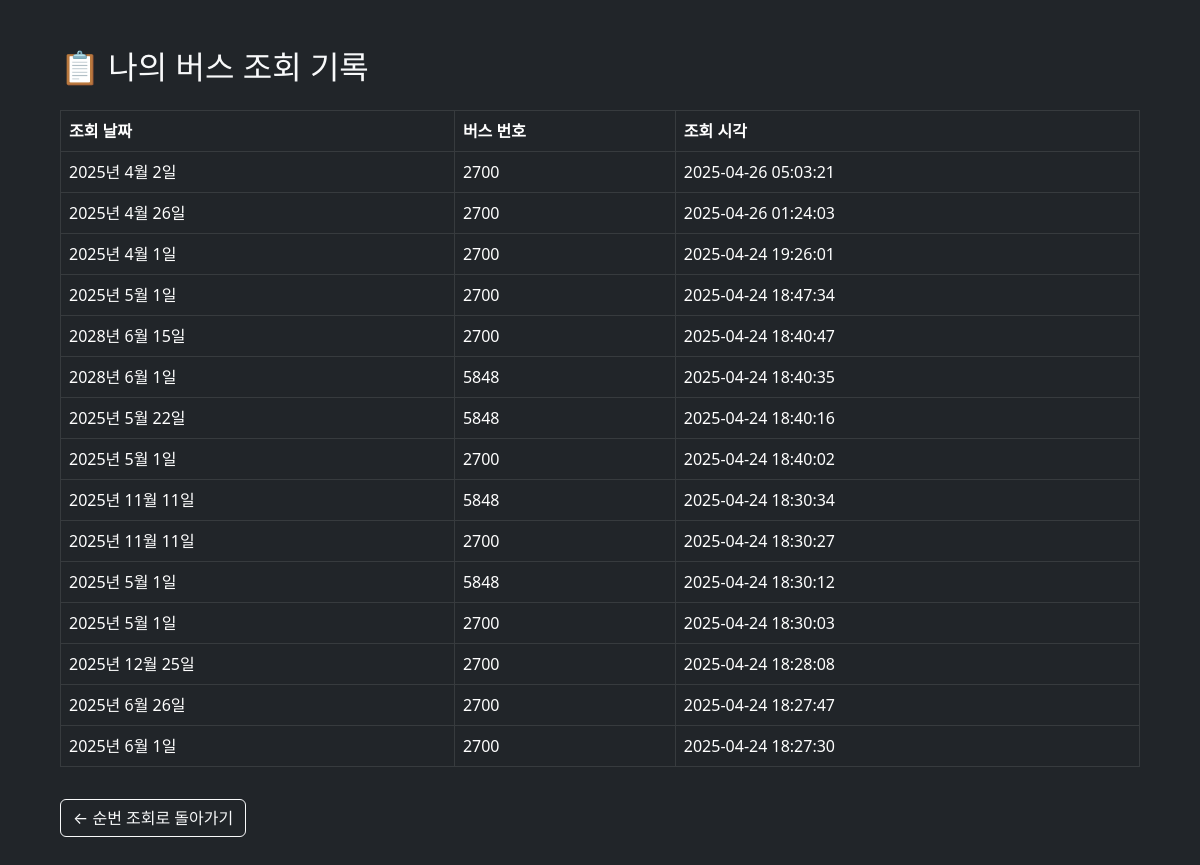
Screenshot of /busorder/logs/ (signed in) with the database file from the repository.
### busorder/models.py (models this page shows, shortened)
class BusQueryLog(models.Model):
    user = models.ForeignKey(User, on_delete=models.CASCADE)
    date = models.DateField()
    bus_number = models.IntegerField()
    queried_at = models.DateTimeField(auto_now_add=True)

### busorder/views.py (the view)
# urls.py: path("logs/", views.query_logs, name="query_logs"),  # 개인 전용
@login_required
@permission_required('busorder.can_access_busorder', raise_exception=True)
def query_logs(request):
    logs = BusQueryLog.objects.filter(user=request.user).order_by('-queried_at')[:30]
    return render(request, "busorder/logs.html", {"logs": logs})

### busorder/templates/busorder/logs.html (shortened to what this page needs)
<!DOCTYPE html>
<html lang="ko">
<head>
  <link rel="stylesheet" href="https://cdn.jsdelivr.net/gh/orioncactus/pretendard/dist/web/static/pretendard.css" />
  <link href="https://cdn.jsdelivr.net/npm/bootstrap@5.3.0/dist/css/bootstrap.min.css" rel="stylesheet">
</head>
<body class="bg-dark text-light p-5">
<div class="container">
  <h2 class="mb-4">📋 나의 버스 조회 기록</h2>
  <table class="table table-dark table-hover table-bordered">
    <thead>
      <tr>
        <th>조회 날짜</th>
        <th>버스 번호</th>
        <th>조회 시각</th>
      </tr>
    </thead>
    <tbody>
      {% for log in logs %}
      <tr>
        <td>{{ log.date }}</td>
        <td>{{ log.bus_number }}</td>
        <td>{{ log.queried_at|date:"Y-m-d H:i:s" }}</td>
      </tr>
      {% empty %}
      <tr>
        <td colspan="3" class="text-center">조회 기록이 없습니다.</td>
      </tr>
      {% endfor %}
    </tbody>
  </table>
  <a href="{% url 'busorder:calendar-view' %}" class="btn btn-outline-light mt-3">← 순번 조회로 돌아가기</a>
</div>
</body>
</html>

### rows the page displays
BusQueryLog: date "2025년 4월 2일", bus_number "2700", queried_at "2025-04-26 05:03:21"
BusQueryLog: date "2025년 4월 26일", bus_number "2700", queried_at "2025-04-26 01:24:03"
BusQueryLog: date "2025년 4월 1일", bus_number "2700", queried_at "2025-04-24 19:26:01"
BusQueryLog: date "2025년 5월 1일", bus_number "2700", queried_at "2025-04-24 18:47:34"
BusQueryLog: date "2028년 6월 15일", bus_number "2700", queried_at "2025-04-24 18:40:47"
BusQueryLog: date "2028년 6월 1일", bus_number "5848", queried_at "2025-04-24 18:40:35"
BusQueryLog: date "2025년 5월 22일", bus_number "5848", queried_at "2025-04-24 18:40:16"
BusQueryLog: date "2025년 5월 1일", bus_number "2700", queried_at "2025-04-24 18:40:02"
BusQueryLog: date "2025년 11월 11일", bus_number "5848", queried_at "2025-04-24 18:30:34"
BusQueryLog: date "2025년 11월 11일", bus_number "2700", queried_at "2025-04-24 18:30:27"
BusQueryLog: date "2025년 5월 1일", bus_number "5848", queried_at "2025-04-24 18:30:12"
BusQueryLog: date "2025년 5월 1일", bus_number "2700", queried_at "2025-04-24 18:30:03"
BusQueryLog: date "2025년 12월 25일", bus_number "2700", queried_at "2025-04-24 18:28:08"
BusQueryLog: date "2025년 6월 26일", bus_number "2700", queried_at "2025-04-24 18:27:47"
BusQueryLog: date "2025년 6월 1일", bus_number "2700", queried_at "2025-04-24 18:27:30"
